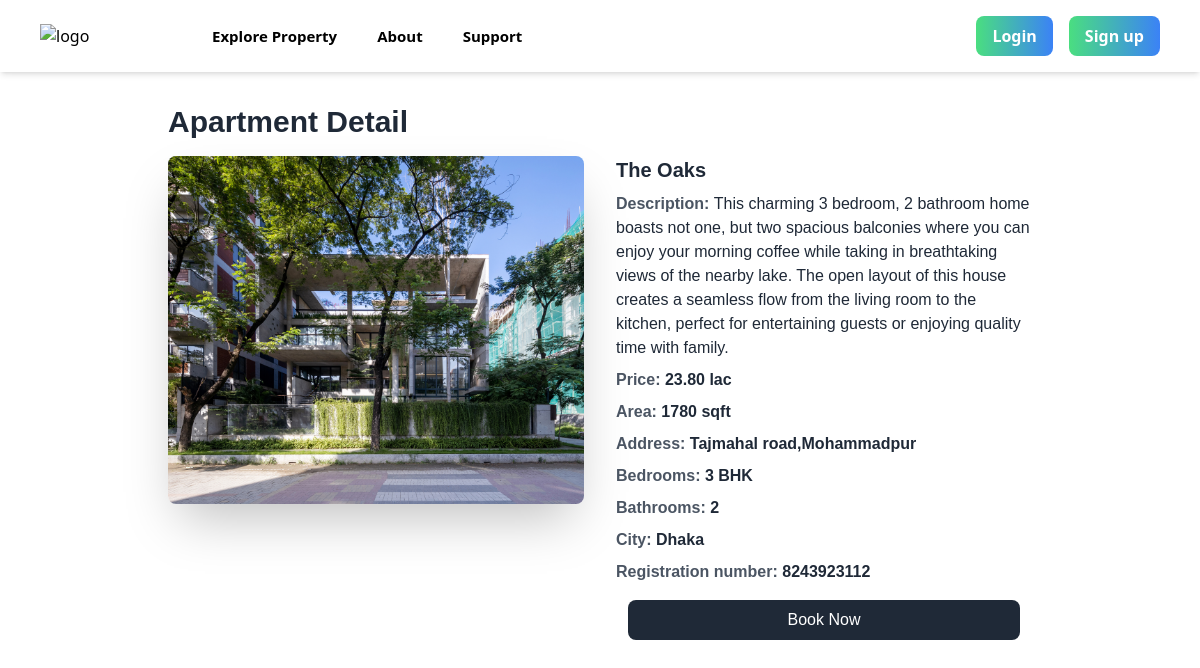
/apartment_detail/11/, run on the app's committed database.
### propops/models.py (models this page shows, shortened)
class Apartment(models.Model):
    name = models.CharField(max_length=100)
    address = models.CharField(max_length=100)
    city = models.CharField(max_length=100)
    price = models.DecimalField(max_digits=10, decimal_places=2)
    description = models.TextField()
    sqft = models.IntegerField()
    bedrooms = models.IntegerField()
    bathrooms = models.IntegerField()
    registration_number = models.CharField(max_length=100)
    image = models.ImageField(upload_to='photos')

### propops/views.py (the view)
# urls.py: path('apartment_detail/<int:apartment_id>/', apartment_detail, name='apartment_detail'),
def apartment_detail(request, apartment_id):
    apartment = get_object_or_404(Apartment, pk=apartment_id)
    return render(request, 'apartmentdetail.html', {'apartment': apartment})

### templates/apartmentdetail.html (shortened to what this page needs)
{% extends 'base.html' %}
    {% block content %}
    <div class="max-w-4xl mx-auto px-4 py-8" style="font-family:'Titillium Web', sans-serif; font-optical-sizing: auto;">
        <h1 class="text-3xl font-bold text-gray-800 mb-4">Apartment Detail</h1>
        <div class="flex flex-col md:flex-row md:space-x-8">
            <div class="w-full md:w-1/2">
                <img src="{{ apartment.image.url }}" alt="Apartment Image" class="w-full h-auto rounded-lg shadow-2xl">
            </div>
            <div class="w-full md:w-1/2">
                <h2 class="text-xl font-semibold text-gray-800 mb-2">{{ apartment.name }}</h2>
                <p class="text-gray-600 mb-2 font-bold">Description: <span class="text-gray-800 font-medium">{{ apartment.description }}</span></p>
                <p class="text-gray-600 mb-2 font-bold">Price: <span class="text-gray-800 font-semibold">{{ apartment.price }} lac</span></p>
                <p class="text-gray-600 mb-2 font-bold">Area: <span class="text-gray-800 font-semibold">{{ apartment.sqft }} sqft</span></p>
                <p class="text-gray-600 mb-2 font-bold">Address: <span class="text-gray-800 font-semibold">{{ apartment.address }}</span></p>
                <p class="text-gray-600 mb-2 font-bold">Bedrooms: <span class="text-gray-800 font-semibold">{{ apartment.bedrooms }} BHK</span></p>
                <p class="text-gray-600 mb-2 font-bold">Bathrooms: <span class="text-gray-800 font-semibold">{{ apartment.bathrooms }}</span></p>
                <p class="text-gray-600 mb-2 font-bold">City: <span class="text-gray-800 font-semibold">{{ apartment.city }}</span></p>
                <p class="text-gray-600 mb-2 font-bold">Registration number: <span class="text-gray-800 font-semibold">{{ apartment.registration_number }}</span></p>
                <div class="flex justify-center mt-4">
                    <a href="{% url 'book_apartment' apartment.id %}" class="bg-gray-800 text-white py-2 px-40 rounded-lg hover:bg-gray-700 transition duration-300 ease-in-out">Book Now</a>
                </div>
            </div>
        </div>
    </div>
    {% endblock %}

### data on the page
Apartment: image (picture), name "The Oaks", description "This charming 3 bedroom, 2 bathroom home boasts not one, but two spacious balconies where you can enjoy your morning coffee while taking in breathtaking views of the nearby lake. The open layout of this house creates a seamless flow from the living room to the kitchen, perfect for entertaining guests or enjoying quality time with family.", price "23.80", sqft "1780", address "Tajmahal road,Mohammadpur", bedrooms "3", bathrooms "2", city "Dhaka", registration_number "8243923112"
